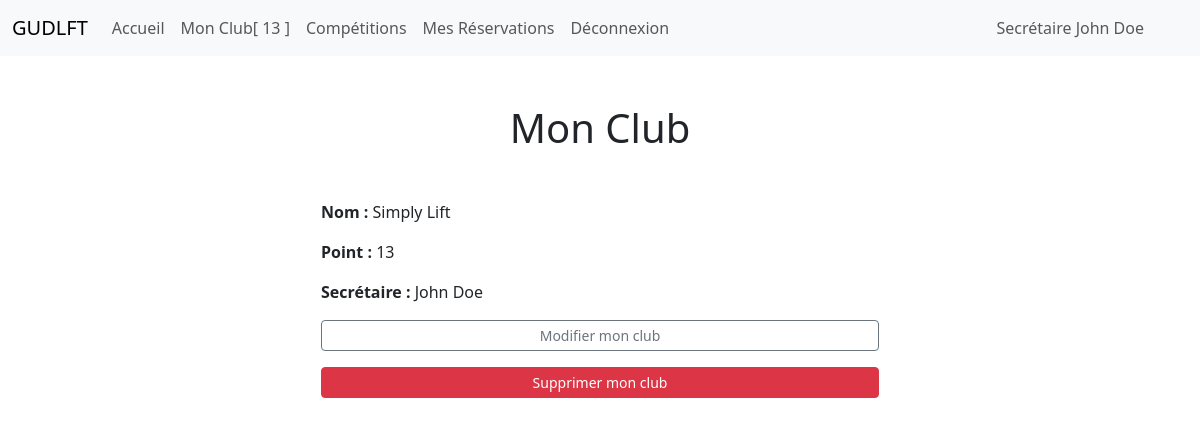
/clubs/my-club/ (signed in), run on the app's committed database.
### club_app/models/club.py (models this page shows, shortened)
class Club(db.Model, CrudMixin):
    id = db.Column(db.Integer, primary_key=True)
    secretary_id = db.Column(
        db.Integer, db.ForeignKey("user.id"), nullable=True, unique=True
    )
    name = db.Column(db.String(128), nullable=False, unique=True)
    points = db.Column(db.Integer, default=10, nullable=False)
    is_activated = db.Column(db.Boolean, default=True)
    created_time = db.Column(db.DateTime, default=datetime.utcnow)
    @property
    def secretary_name(self):
        if self.secretary_id:
            secretary = User.query.get(self.secretary_id)
            return f"{secretary.first_name} {secretary.last_name}"
        return ""

### authentication_app/models/user.py (models this page shows, shortened)
class User(db.Model, CrudMixin, UserMixin):
    IMAGE_PATH = "img/profile_photo/"
    id = db.Column(db.Integer, primary_key=True)
    role = db.Column(db.Enum("admin", "secretary"), nullable=False)
    first_name = db.Column(db.String(128), nullable=False)
    last_name = db.Column(db.String(128), nullable=False)
    birthdate = db.Column(db.Date, nullable=False)
    email = db.Column(db.String(128), unique=True, nullable=False)
    password = db.Column(db.String(128), nullable=True)
    is_activated = db.Column(db.Boolean, default=True)
    image = db.Column(db.String(255), nullable=True)
    token = db.Column(db.String(100), nullable=True, unique=True)
    token_expiration_date = db.Column(db.DateTime, nullable=True)
    created_time = db.Column(db.DateTime, default=datetime.utcnow)
    @property
    def is_admin(self) -> bool:
        return self.role == "admin"

### club_app/views/authenticated.py (the view)
class MyClub(MethodView):
    decorators = [login_required]
    def get(self):
        club = Club.query.filter_by(secretary_id=current_user.id).first()
        return render_template("my_club.html", club=club)

### club_app/templates/my_club.html (shortened to what this page needs)
{% extends "base.html" %}
{% block content %}
    <h1 class="my-5 text-center">Mon Club</h1>
    <div class="offset-xl-3 col-xl-6">
        {% if club %}
            <p><span class="fw-bold">Nom :</span> {{ club.name }}</p>
            <p><span class="fw-bold">Point :</span> {{ club.points }}</p>
            <p><span class="fw-bold">Secrétaire :</span> {{ club.secretary_name }}</p>
            <p>
                <a href="{{ url_for('club_app_authenticated.update_my_club') }}" role="button" class="btn btn-outline-secondary w-100 btn-sm">
                    Modifier mon club
                </a>
            </p>
            <p>
                <a href="{{ url_for('club_app_authenticated.delete_my_club_confirmation') }}" role="button" class="btn btn-danger btn-sm w-100">
                    Supprimer mon club
                </a>
            </p>
        {% endif %}
    </div>
{% endblock %}

### templates/partials/nav.html (shortened to what this page needs)
<nav class="navbar navbar-expand-lg bg-body-tertiary">
    <div class="container-fluid">
        <a class="navbar-brand" href="{{url_for('club_app_public.list_clubs')}}">GUDLFT</a>
      <div class="collapse navbar-collapse" id="navbarNavAltMarkup">
        <div class="navbar-nav">
          <a class="nav-link" aria-current="page" href="{{url_for('club_app_public.list_clubs')}}">
            Accueil
          </a>
          {%  if current_user.is_authenticated %}
            {% if not current_user.is_admin  %}
              {% if club %}
                <a class="nav-link" href="{{url_for('club_app_authenticated.my_club')}}">Mon Club[ {{club.points}} ]</a>
              {% else %}
                <a class="nav-link" href="{{url_for('club_app_authenticated.my_club')}}">Mon Club</a>
              {% endif %}
              <a class="nav-link" href="{{ url_for('competition_app_authenticated.list_competitions') }}">Compétitions</a>
              <a class="nav-link" href="{{ url_for('competition_app_authenticated.list_reservations')}}">Mes Réservations</a>
            {% endif %}
            <a class="nav-link" href="{{url_for('authentication_app_public.logout')}}">Déconnexion</a>
          {% else %}
            <a class="nav-link" href="{{url_for('authentication_app_public.login')}}">Connexion</a>
            <a class="nav-link" href="{{url_for('authentication_app_public.signup')}}">S'inscrire</a>
          {% endif %}
          {% if current_user.is_authenticated %}
            <a class="nav-link d-none d-xl-block d-lg-block position-absolute top-0 end-0 me-5 mt-2" href="{{ url_for('authentication_app_authenticated.my_profile') }}">
                {{ "Administrateur" if current_user.is_admin  else "Secrétaire" }} {{ current_user.first_name }} {{ current_user.last_name }}
            </a>
          {% else %}
            <a class="nav-link d-none d-xl-block d-lg-block position-absolute top-0 end-0 me-5 mt-2" href="{{ url_for('authentication_app_public.forgotten_password') }}">
              Mot de passe oublié
            </a>
          {% endif %}
        </div>
      </div>
    </div>
  </nav>

### data on the page
Club: points "13", name "Simply Lift"
User: role "Secrétaire", first_name "John", last_name "Doe", secretary_name "John Doe"
